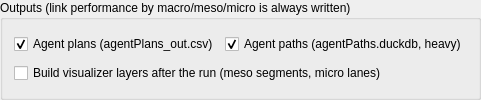
           <widget class="QGroupBox" name="groupBox_Outputs">
            <property name="title">
             <string>Outputs (link performance by macro/meso/micro is always written)</string>
            </property>
            <layout class="QGridLayout" name="gridLayout_out">
             <item row="0" column="0">
              <widget class="QCheckBox" name="checkBox_AgentPlans">
               <property name="toolTip">
                <string>Light per-agent summary (agentPlans_out.csv). Uncheck to skip.</string>
               </property>
               <property name="text">
                <string>Agent plans (agentPlans_out.csv)</string>
               </property>
               <property name="checked">
                <bool>true</bool>
               </property>
              </widget>
             </item>
             <item row="0" column="1">
              <widget class="QCheckBox" name="checkBox_AgentPaths">
               <property name="toolTip">
                <string>Full per-agent paths (agentPaths.duckdb, large). Feeds agentAnalysis select-link / trace / tiers. Uncheck to skip.</string>
               </property>
               <property name="text">
                <string>Agent paths (agentPaths.duckdb, heavy)</string>
               </property>
               <property name="checked">
                <bool>true</bool>
               </property>
              </widget>
             </item>
             <item row="1" column="0" colspan="2">
              <widget class="QCheckBox" name="checkBox_BuildViz">
               <property name="text">
                <string>Build visualizer layers after the run (meso segments, micro lanes)</string>
               </property>
               <property name="toolTip">
                <string>Runs the Visualizer builder on this run: Meso Segments (needs the Segment log) and Micro Lanes (needs a micro corridor), AM + PM peak hours at 15 min, added to the map.</string>
               </property>
              </widget>
             </item>
            </layout>
           </widget>
